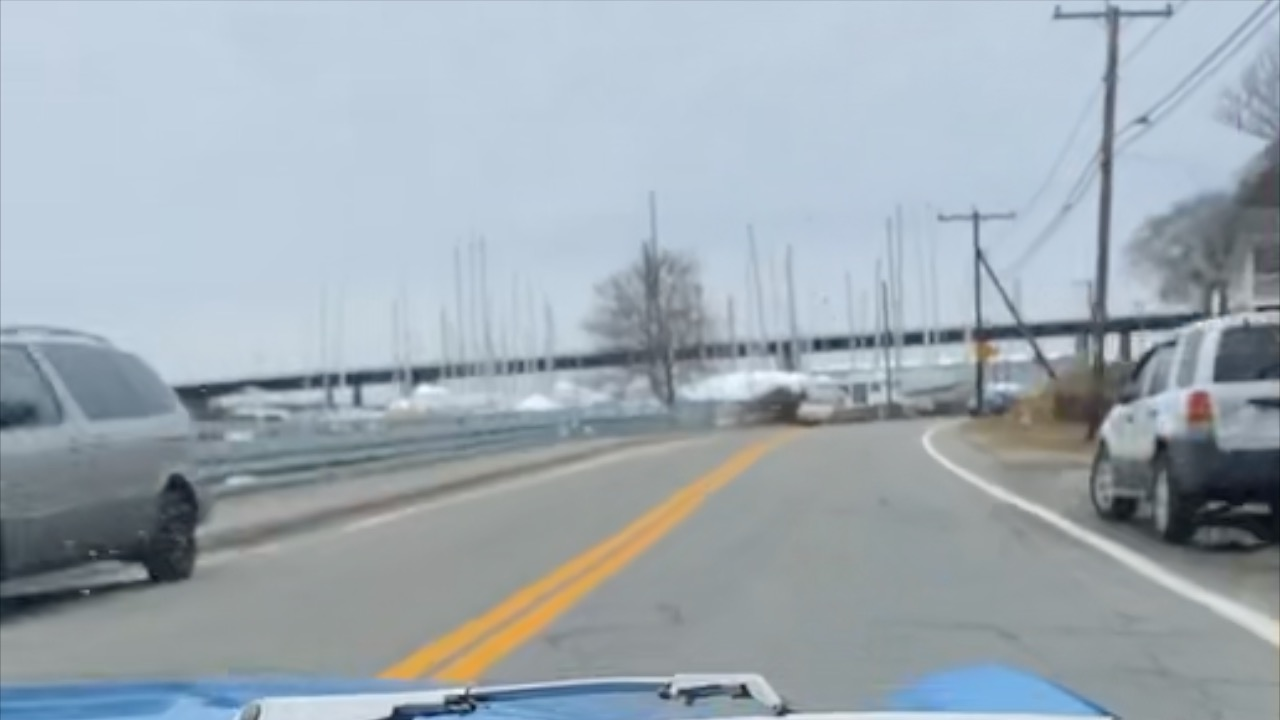
#> input picture examples/spitfire_road_pic.jpg, 1280 x 720 px
$ python -i lane.py   (imports and definitions only)   (older library calls are emulated)
#> lines starting #> are read from the running program, lines starting #| are printed output that depends on the picture; after the words box and inside, x2 and y2 are one past the last pixel; in counts of white or black regions, pixels touching at a corner belong together
"""Departure Warning System with a Monocular Camera"""

__author__ = "Junsheng Fu"
__email__ = "junsheng.fu@yahoo.com"
__date__ = "March 2017"


import numpy as np
import cv2
import matplotlib.pyplot as plt
from timeit import default_timer as timer
from calibration import load_calibration
from copy import copy


class Lane():
    def __init__(self):
        # was the line detected in the last frame or not
        self.detected = False
        #x values for detected line pixels
        self.cur_fitx = None
        #y values for detected line pixels
        self.cur_fity = None
        # x values of the last N fits of the line
        self.prev_fitx = []
        #polynomial coefficients for the most recent fit
        self.current_poly = [np.array([False])]
        #best polynomial coefficients for the last iteration
        self.prev_poly = [np.array([False])]

    # [15 lines left out: functions average_pre_lanes, append_fitx, process, not called in this run]


left_lane = Lane()
right_lane = Lane()
frame_width = 1280
frame_height = 720

LANEWIDTH = 3.7  # highway lane width in US: 3.7 meters
input_scale = 4
output_frame_scale = 4
N = 4 # buffer previous N lines

# fullsize:1280x720
x = [500, 1275, 934, 756]
y = [680, 680, 461, 461]
X = [290, 990, 990, 290]
Y = [719, 719, 0, 0]

src = np.floor(np.float32([[x[0], y[0]], [x[1], y[1]],[x[2], y[2]], [x[3], y[3]]]) / input_scale)
dst = np.floor(np.float32([[X[0], Y[0]], [X[1], Y[1]],[X[2], Y[2]], [X[3], Y[3]]]) / input_scale)

M = cv2.getPerspectiveTransform(src, dst)
M_inv = cv2.getPerspectiveTransform(dst, src)

# Only for creating the final video visualization
X_b = [574, 706, 706, 574]
Y_b = [719, 719, 0, 0]
src_ = np.floor(np.float32([[x[0], y[0]], [x[1], y[1]],[x[2], y[2]], [x[3], y[3]]]) / (input_scale*2))
dst_ = np.floor(np.float32([[X_b[0], Y_b[0]], [X_b[1], Y_b[1]],[X_b[2], Y_b[2]], [X_b[3], Y_b[3]]]) / (input_scale*2))
M_b = cv2.getPerspectiveTransform(src_, dst_)
# Only for creating the final video visualization

# Threshold for color and gradient thresholding
s_thresh, sx_thresh, dir_thresh, m_thresh, r_thresh = (120, 255), (20, 100), (0.7, 1.3), (30, 100), (200, 255)


# load the calibration
calib_file = 'camera_cal/calibration_pickle.p'
# [1 line that did not run here, left out]


def abs_sobel_thresh(img, orient='x', sobel_kernel=3, thresh=(0, 255)):

    # Apply the following steps to img
    # 1) Convert to grayscale
    gray = cv2.cvtColor(img, cv2.COLOR_RGB2GRAY)

    # 2) Take the derivative in x or y given orient = 'x' or 'y'
    # 3) Take the absolute value of the derivative or gradient
    if orient == 'x':
        abs_sobel = np.absolute(cv2.Sobel(gray, cv2.CV_64F, 1, 0, ksize=sobel_kernel))
    if orient == 'y':
        abs_sobel = np.absolute(cv2.Sobel(gray, cv2.CV_64F, 0, 1, ksize=sobel_kernel))

    # 4) Scale to 8-bit (0 - 255) then convert to type = np.uint8
    scaled_sobel = np.uint8(255.*abs_sobel/np.max(abs_sobel))

    # 5) Create a mask of 1's where the scaled gradient magnitude
    # is > thresh_min and < thresh_max
    binary_output = np.zeros_like(scaled_sobel)
    binary_output[(scaled_sobel >= thresh[0]) & (scaled_sobel <= thresh[1])] = 1

    return binary_output


def mag_thresh(img, sobel_kernel=3, thresh=(0, 255)):

    # Apply the following steps to img
    # 1) Convert to grayscale
    gray = cv2.cvtColor(img, cv2.COLOR_RGB2GRAY)

    # 2) Take the gradient in x and y separately
    sobelx = cv2.Sobel(gray, cv2.CV_64F, 1, 0, ksize=sobel_kernel)
    sobely = cv2.Sobel(gray, cv2.CV_64F, 0, 1, ksize=sobel_kernel)

    # 3) Calculate the magnitude
    gradmag = np.sqrt(sobelx**2 + sobely**2)

    # 4) Scale to 8-bit (0 - 255) and convert to type = np.uint8
    scale_factor = np.max(gradmag)/255
    gradmag = (gradmag/scale_factor).astype(np.uint8)

    # 5) Create a binary mask where mag thresholds are met
    binary_output = np.zeros_like(gradmag)
    binary_output[(gradmag >= thresh[0]) & (gradmag <= thresh[1])] = 1

    return binary_output


def dir_threshold(img, sobel_kernel=3, thresh=(0, np.pi/2)):
    """ threshold according to the direction of the gradient

    :param img:
    :param sobel_kernel:
    :param thresh:
    :return:
    """

    # Apply the following steps to img
    # 1) Convert to grayscale
    gray = cv2.cvtColor(img, cv2.COLOR_RGB2GRAY)

    # 2) Take the gradient in x and y separately
    sobelx = cv2.Sobel(gray, cv2.CV_64F, 1, 0, ksize=sobel_kernel)
    sobely = cv2.Sobel(gray, cv2.CV_64F, 0, 1, ksize=sobel_kernel)

    # 3) Take the absolute value of the x and y gradients
    # 4) Use np.arctan2(abs_sobely, abs_sobelx) to calculate the direction of the gradient
    absgraddir = np.arctan2(np.absolute(sobely), np.absolute(sobelx))

    # 5) Create a binary mask where direction thresholds are met
    binary_output =  np.zeros_like(absgraddir)
    binary_output[(absgraddir >= thresh[0]) & (absgraddir <= thresh[1])] = 1

    return binary_output


def gradient_pipeline(image, ksize = 3, sx_thresh=(20, 100), sy_thresh=(20, 100), m_thresh=(30, 100), dir_thresh=(0.7, 1.3)):

    # Apply each of the thresholding functions
    gradx = abs_sobel_thresh(image, orient='x', sobel_kernel=ksize, thresh=sx_thresh)
    grady = abs_sobel_thresh(image, orient='y', sobel_kernel=ksize, thresh=sy_thresh)
    mag_binary = mag_thresh(image, sobel_kernel=ksize, thresh=m_thresh)
    dir_binary = dir_threshold(image, sobel_kernel=ksize, thresh=dir_thresh)
    combined = np.zeros_like(mag_binary)
    combined[((gradx == 1) & (grady == 1)) | ((mag_binary == 1) & (dir_binary == 1))] = 1
    # combined[(gradx == 1)  | ((mag_binary == 1) & (dir_binary == 1))] = 1

    return combined


# [438 lines left out: functions threshold_col_channel, find_edges, warper, full_search, window_search, measure_lane_curvature and 6 more, not called in this run]

>>> import cv2
>>> picture = cv2.cvtColor(cv2.imread('examples/spitfire_road_pic.jpg'), cv2.COLOR_BGR2RGB)
>>> result = gradient_pipeline(picture)
#> in gradient_pipeline, `gradx = abs_sobel_thresh(image, orient='x', sobel_kernel=ksize, thresh..`:
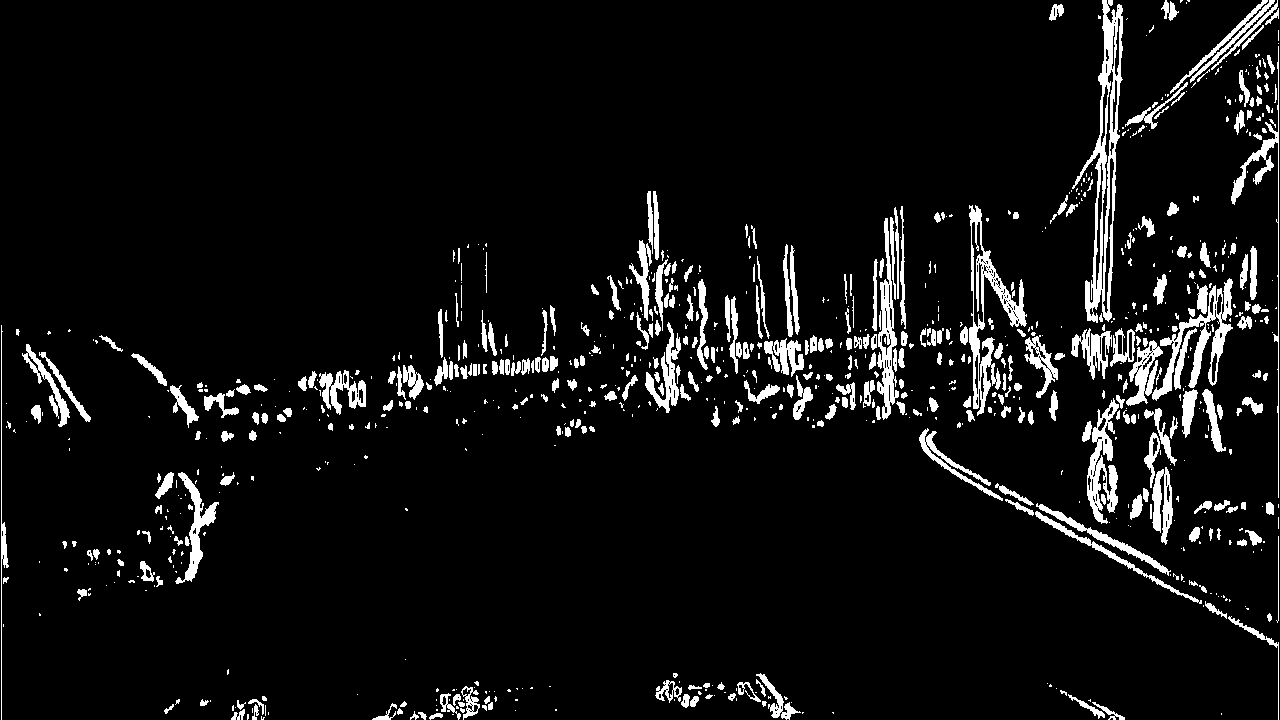
#> gradx: shape (720, 1280); values 0 (black) and 1 (white), 6.6% white; 874 white regions (491 under 20 px), largest, box (x1, y1, x2, y2) and area: (1072, 0, 1123, 323) 4403, (969, 205, 1027, 416) 2925, (1152, 278, 1233, 401) 2354
#> in gradient_pipeline, `grady = abs_sobel_thresh(image, orient='y', sobel_kernel=ksize, thresh..`: grady: shape (720, 1280); values 0 (black) and 1 (white), 8.4% white; 577 white regions (332 under 20 px), largest, box (x1, y1, x2, y2) and area: (250, 671, 1123, 719) 9256, (159, 359, 486, 413) 2966, (739, 398, 1010, 431) 2691
#> in mag_thresh, `sobely = cv2.Sobel(gray, cv2.CV_64F, 0, 1, ksize=sobel_kernel)`:
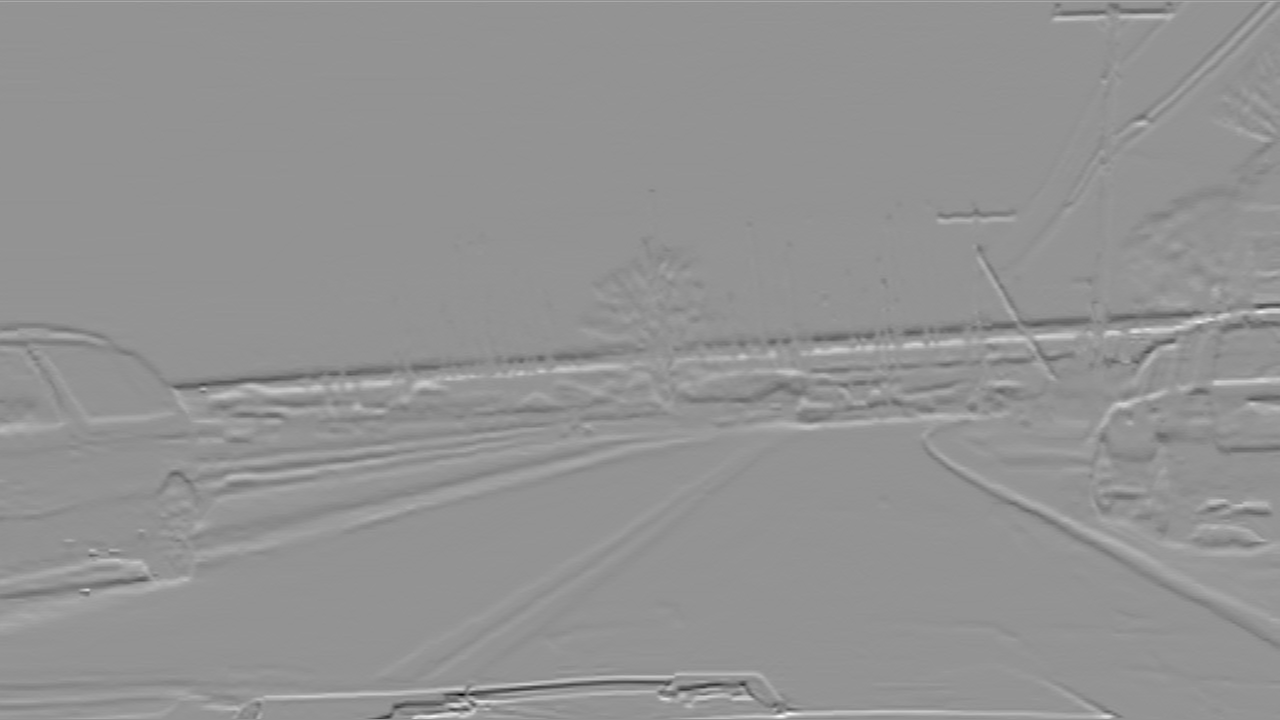
#> sobely: shape (720, 1280) float64; min -509, max 371, mean -0.2; drawn with min black and max white
#> in mag_thresh, `scale_factor = np.max(gradmag)/255`: scale_factor = 2
#> in gradient_pipeline, `mag_binary = mag_thresh(image, sobel_kernel=ksize, thresh=m_thresh)`: mag_binary: shape (720, 1280); values 0 (black) and 1 (white), 7.2% white; 358 white regions (212 under 20 px), largest, box (x1, y1, x2, y2) and area: (755, 1, 1206, 430) 12673, (251, 672, 1123, 720) 7911, (1088, 284, 1280, 522) 6381
#> in gradient_pipeline, `dir_binary = dir_threshold(image, sobel_kernel=ksize, thresh=dir_thresh)`:
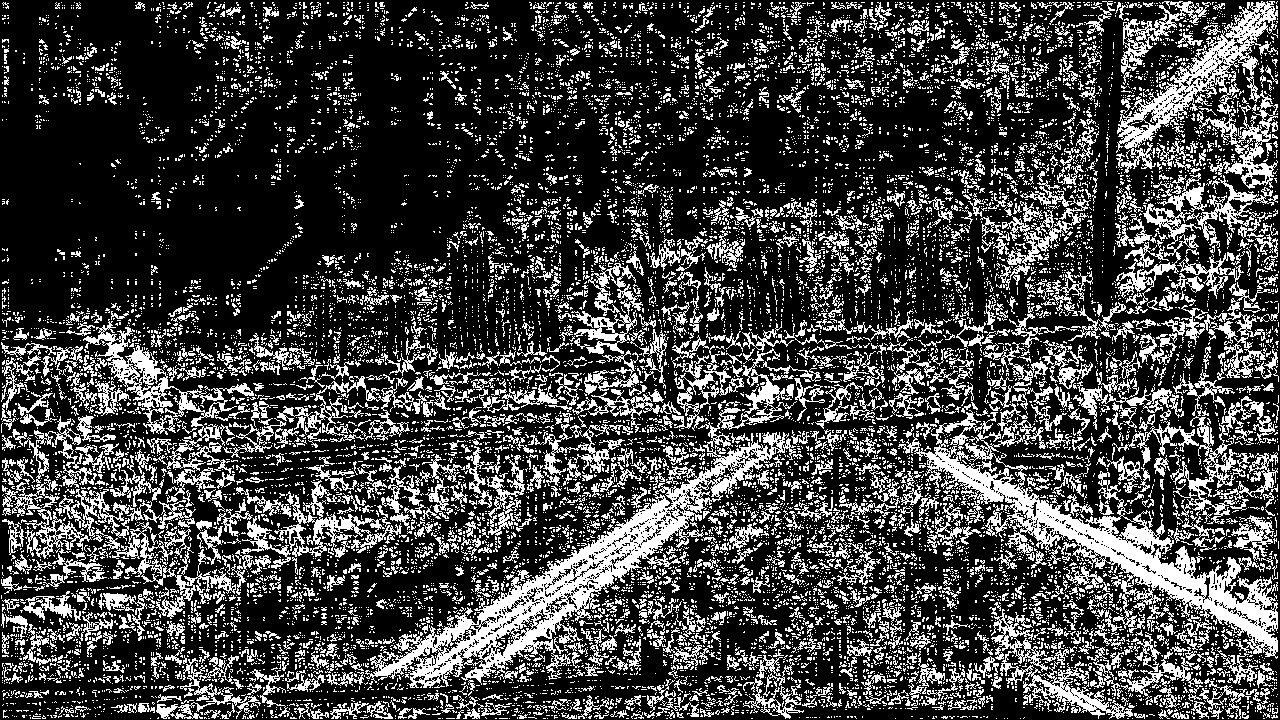
#> dir_binary: shape (720, 1280) float64; values 0 (black) and 1 (white), 26.1% white in thin lines or dots
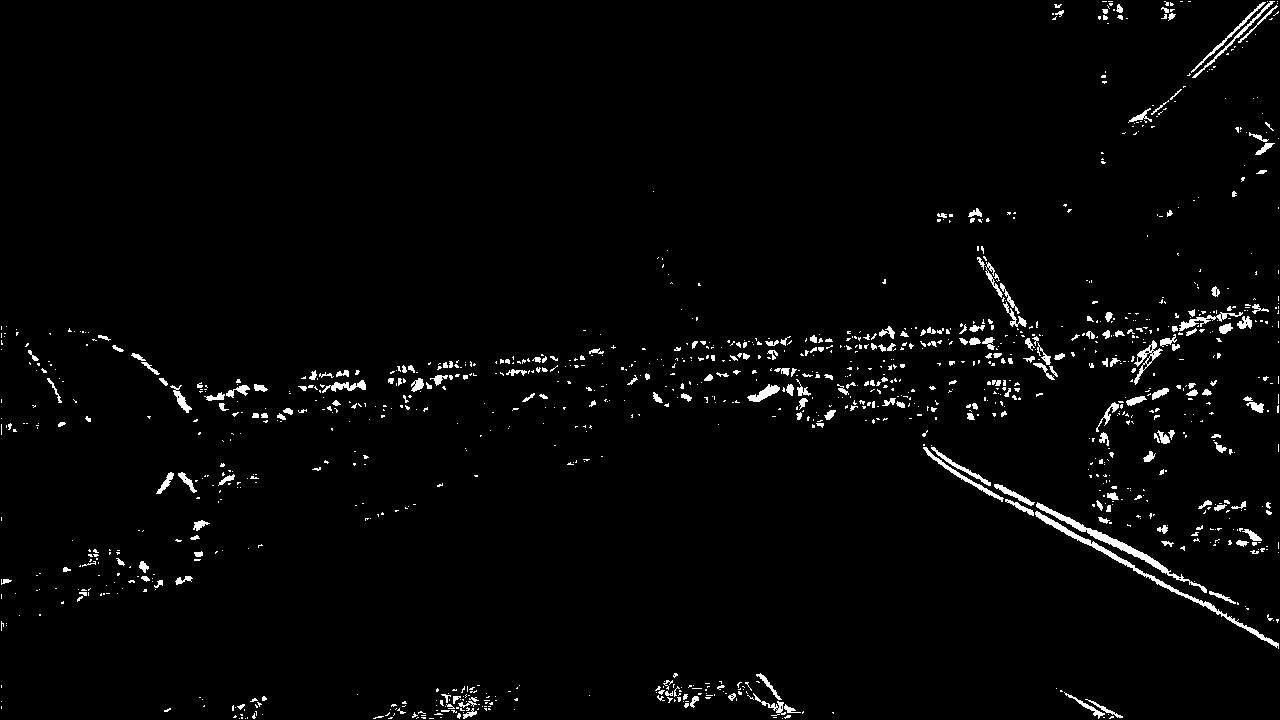
#> result: shape (720, 1280); values 0 (black) and 1 (white), 2.3% white; 1201 white regions (962 under 20 px), largest, box (x1, y1, x2, y2) and area: (1035, 511, 1279, 649) 1226, (1036, 502, 1207, 593) 1061, (923, 447, 1004, 502) 369
